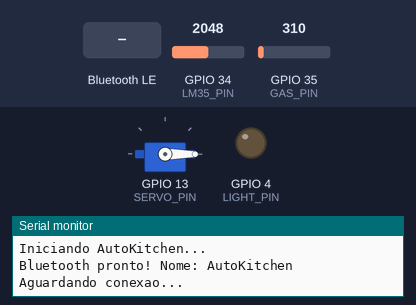
A sketch run on a simulated ESP32. Shown: servo, output pins drawn as LEDs (lit = HIGH), the last lines printed to the serial monitor. Inputs (shaded band) come from the test bench; at power-on: GPIO 34 (LM35_PIN) = 2048, GPIO 35 (GAS_PIN) = 310 (analog values on the 0–4095 scale). Nothing arrives over Bluetooth unless stated; a phone connects over Bluetooth LE 3 s after start.

Above: at 1.2 s.
1.3 s: Bluetooth LE write "LIGHT:1" received
At 2.5 s:
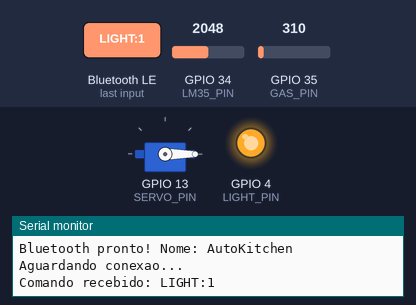
2.8 s: Bluetooth LE write "WINDOW:1" received
At 3.8 s:
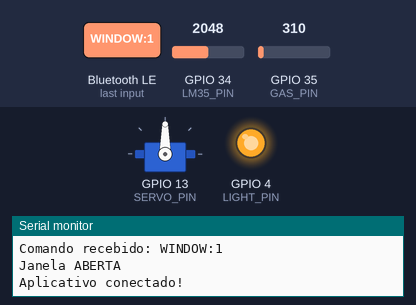
4.3 s: Bluetooth LE write "LIGHT:0" received
At 4.9 s:
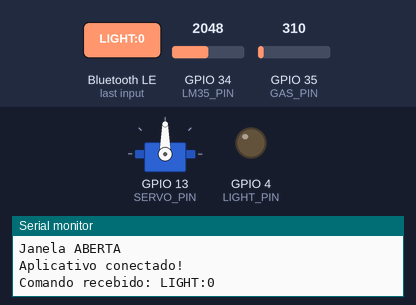
5.8 s: GPIO 34 (LM35_PIN) set to 1923
7.3 s: GPIO 34 (LM35_PIN) set to 1802
Timing chart, 0 to 10.3 s (numbered marks = the images above; inputs shaded):
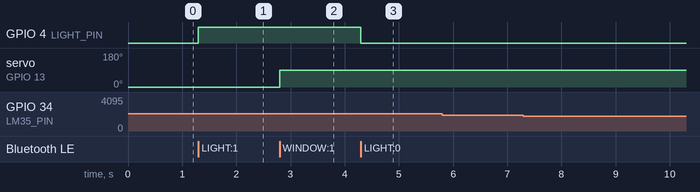

Measured:
- after the input at 1.3 s, GPIO 4 (LIGHT_PIN): LOW → HIGH at once
- after the input at 2.8 s, servo on GPIO 13 (SERVO_PIN): 0° → 90° at once
- after the input at 4.3 s, GPIO 4 (LIGHT_PIN): HIGH → LOW at once
- after the input at 5.8 s, every drawn part: stays the same

The sketch:

esp32codetcc.ino
```cpp
#include <Arduino.h>
#include <BLEDevice.h>
#include <BLEServer.h>
#include <BLEUtils.h>
#include <ESP32Servo.h>

// ===============================
// CONFIGURACOES
// ===============================

#define DEVICE_NAME "AutoKitchen"

#define LIGHT_PIN 4
#define LM35_PIN  34
#define SERVO_PIN 13
#define GAS_PIN   35 // Pino analógico para o sensor MQ-5

#define SERVICE_UUID "6e400001-b5a3-f393-e0a9-e50e24dcca9e"
#define RX_UUID      "6e400002-b5a3-f393-e0a9-e50e24dcca9e"
#define TX_UUID      "6e400003-b5a3-f393-e0a9-e50e24dcca9e"

#define STATUS_INTERVAL_MS 1000
#define TEMP_SAMPLE_INTERVAL_MS 50
#define ADVERTISING_RESTART_MS 500
#define PREFERRED_MTU 185

#define LM35_MV_PER_CELSIUS 10.0f
#define TEMP_FILTER_ALPHA 0.2f
#define TEMP_MIN_VALID (-10.0f)
#define TEMP_MAX_VALID 150.0f

// ===============================
// VARIAVEIS
// ===============================

BLEServer *bleServer = nullptr;
BLECharacteristic *txCharacteristic = nullptr;
BLECharacteristic *rxCharacteristic = nullptr;

volatile bool deviceConnected = false;

bool lightState = false;
bool alertState = false;

float temperatureC = NAN;
int gasValue = 0; // Variável que armazena a leitura do gás
uint16_t negotiatedMtu = 23;

Servo servoMotor;
int servoAngle = 0;
bool windowState = false;

unsigned long lastStatusMs = 0;
unsigned long lastSampleMs = 0;
unsigned long disconnectMs = 0;
bool advertisingPending = false;

char jsonBuffer[160];

// ===============================
// LEITURA DOS SENSORES (LM35 e MQ-5)
// ===============================

void sampleSensors() {
  // 1. Leitura da Temperatura (LM35)
  int millivolts = analogReadMilliVolts(LM35_PIN);
  float celsius = millivolts / LM35_MV_PER_CELSIUS;

  if (celsius >= TEMP_MIN_VALID && celsius <= TEMP_MAX_VALID) {
    if (isnan(temperatureC)) {
      temperatureC = celsius;
    } else {
      temperatureC += TEMP_FILTER_ALPHA * (celsius - temperatureC);
    }
  }

  // 2. Leitura do Gás (MQ-5)
  gasValue = analogRead(GAS_PIN);
}

// ===============================
// ENVIO DE DADOS BLE
// ===============================

uint16_t maxNotificationPayload() {
  return negotiatedMtu > 3 ? (negotiatedMtu - 3) : 20;
}

void sendStatus() {
  if (!deviceConnected || txCharacteristic == nullptr || bleServer == nullptr) {
    return;
  }

  if (isnan(temperatureC)) {
    return;
  }

  uint16_t mtu = bleServer->getPeerMTU(bleServer->getConnId());
  if (mtu >= 23) {
    negotiatedMtu = mtu;
  }

  int written = snprintf(
    jsonBuffer,
    sizeof(jsonBuffer),
    "{\"luz\":%d,\"alerta\":%d,\"temperature\":%.1f,\"gas\":%d,\"janela\":%d}",
    lightState ? 1 : 0,
    alertState ? 1 : 0,
    temperatureC,
    gasValue, // Envia o valor do gás
    windowState ? 1 : 0
  );

  if (written <= 0) return;
  if ((size_t)written >= sizeof(jsonBuffer) - 1) {
    Serial.println("JSON de status excedeu o buffer.");
    return;
  }

  jsonBuffer[written] = '\n';
  size_t length = (size_t)written + 1;
  size_t payloadLimit = maxNotificationPayload();

  for (size_t offset = 0; offset < length;) {
    size_t chunkLength = length - offset;
    if (chunkLength > payloadLimit) {
      chunkLength = payloadLimit;
    }

    txCharacteristic->setValue((uint8_t *)(jsonBuffer + offset), chunkLength);
    txCharacteristic->notify();
    offset += chunkLength;
  }

  Serial.print("Enviado pelo Bluetooth: ");
  Serial.print(jsonBuffer);
}

// ===============================
// CALLBACKS DO SERVIDOR BLE
// ===============================

class ServerCallbacks : public BLEServerCallbacks {
  void onConnect(BLEServer *server) override {
    deviceConnected = true;
    advertisingPending = false;
    Serial.println("Aplicativo conectado!");
    uint16_t mtu = server->getPeerMTU(server->getConnId());
    if (mtu >= 23) negotiatedMtu = mtu;
  }

  void onDisconnect(BLEServer *server) override {
    deviceConnected = false;
    disconnectMs = millis();
    advertisingPending = true;
    Serial.println("Aplicativo desconectado!");
  }
};

// ===============================
// RECEBIMENTO DE COMANDOS
// ===============================

class CommandCallbacks : public BLECharacteristicCallbacks {
  void onWrite(BLECharacteristic *characteristic) override {
    String command = String(characteristic->getValue().c_str());
    if (command.length() == 0) return;
    command.trim();

    Serial.print("Comando recebido: ");
    Serial.println(command);

    if (command == "LIGHT:1") {
      lightState = true;
      digitalWrite(LIGHT_PIN, HIGH);
    }
    else if (command == "LIGHT:0") {
      lightState = false;
      digitalWrite(LIGHT_PIN, LOW);
    }
    else if (command == "ALERT:1") {
      alertState = true;
    }
    else if (command == "ALERT:0") {
      alertState = false;
    }
    else if (command == "WINDOW:1") {
      windowState = true;
      servoMotor.write(90);
      Serial.println("Janela ABERTA");
    }
    else if (command == "WINDOW:0") {
      windowState = false;
      servoMotor.write(0);
      Serial.println("Janela FECHADA");
    }

  }
};

// ===============================
// SETUP E LOOP
// ===============================

void setup() {
  Serial.begin(115200);

  pinMode(LIGHT_PIN, OUTPUT);
  digitalWrite(LIGHT_PIN, LOW);

  servoMotor.attach(SERVO_PIN, 500, 2400);
  servoMotor.write(0);

  analogReadResolution(12);
  analogSetPinAttenuation(LM35_PIN, ADC_11db);
  analogSetPinAttenuation(GAS_PIN, ADC_11db); // Atenuação para o MQ-5

  Serial.println("\nIniciando AutoKitchen...");

  BLEDevice::init(DEVICE_NAME);
  BLEDevice::setMTU(PREFERRED_MTU);
  bleServer = BLEDevice::createServer();
  bleServer->setCallbacks(new ServerCallbacks());

  BLEService *service = bleServer->createService(SERVICE_UUID);

  txCharacteristic = service->createCharacteristic(TX_UUID, BLECharacteristic::PROPERTY_NOTIFY);
  rxCharacteristic = service->createCharacteristic(RX_UUID, BLECharacteristic::PROPERTY_WRITE | BLECharacteristic::PROPERTY_WRITE_NR);

  rxCharacteristic->setCallbacks(new CommandCallbacks());
  service->start();

  BLEAdvertising *advertising = BLEDevice::getAdvertising();
  advertising->addServiceUUID(SERVICE_UUID);
  advertising->setScanResponse(true);
  BLEDevice::startAdvertising();

  sampleSensors();

  Serial.println("Bluetooth pronto! Nome: " + String(DEVICE_NAME));
  Serial.println("Aguardando conexao...");
}

void loop() {
  unsigned long now = millis();

  if (now - lastSampleMs >= TEMP_SAMPLE_INTERVAL_MS) {
    lastSampleMs = now;
    sampleSensors(); // Lê temperatura e gás
  }

  if (advertisingPending && now - disconnectMs >= ADVERTISING_RESTART_MS) {
    advertisingPending = false;
    BLEDevice::startAdvertising();
    Serial.println("Bluetooth aguardando conexao...");
  }

  if (deviceConnected && now - lastStatusMs >= STATUS_INTERVAL_MS) {
    lastStatusMs = now;
    sendStatus();
  }

  delay(2);
}
```
